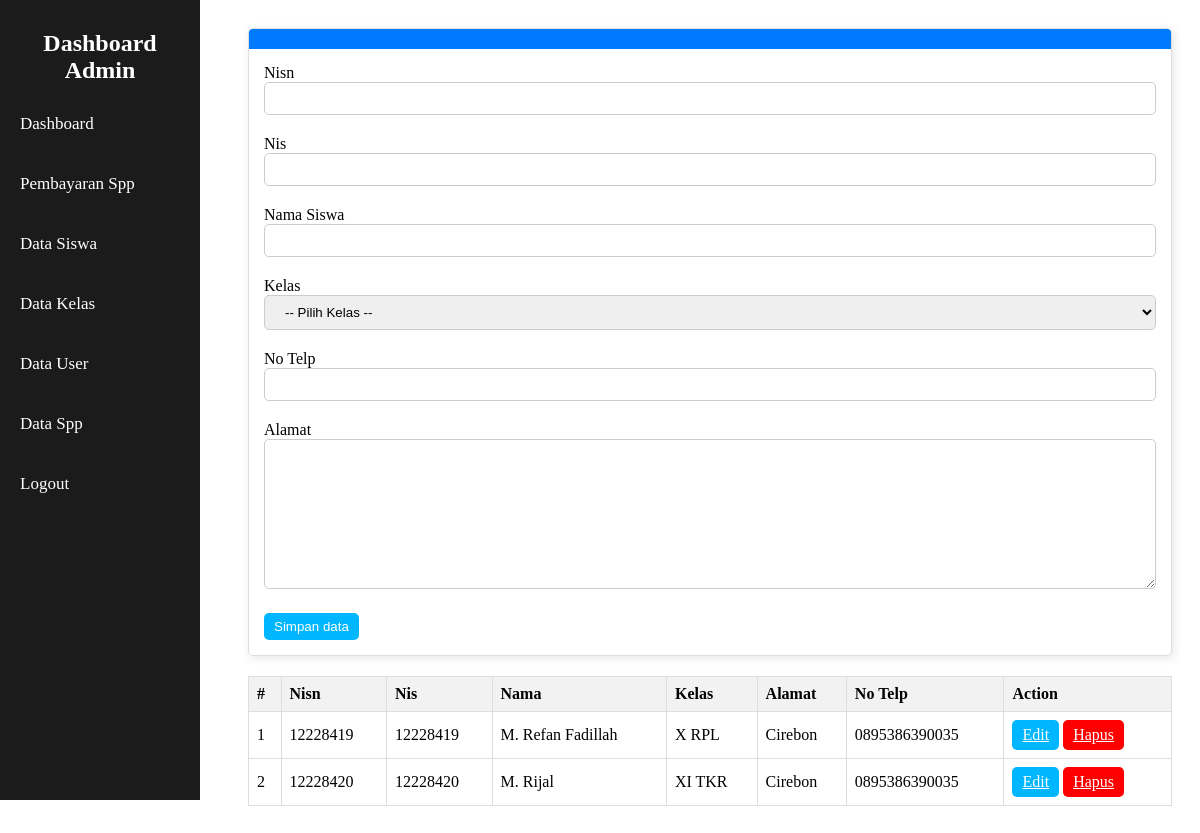
Screenshot of /admin/siswa/index.php with the database file from the repository.
### tables this page shows
CREATE TABLE `siswa` (
  `nisn` varchar(10) NOT NULL,
  `nis` varchar(8) NOT NULL,
  `nama` varchar(255) NOT NULL,
  `id_kelas` int NOT NULL,
  `alamat` text NOT NULL,
  `no_telp` varchar(13) NOT NULL
);

CREATE TABLE `kelas` (
  `id_kelas` int NOT NULL,
  `nama_kelas` varchar(255) NOT NULL,
  `kompetensi_keahlian` varchar(255) NOT NULL
);

### admin/siswa/index.php (the view, shortened to what this page needs)
<?php
include '../../config/db.php';
$nisn = "";
$nis = "";
$nama = "";
$alamat = "";
$no_telp = "";
?>
<!DOCTYPE html>
<html lang="en">
<head>
    <link rel="stylesheet" href="../../asset/css/style.css">
    <link rel="stylesheet" href="../../asset/css/style-index.css">
</head>
<body>
    <div class="sidebar">
    <h2>Dashboard Admin</h2>
        <ul>
        <li><a href="#">Dashboard</a></li>
            <li><a href="../pembayaran/">Pembayaran Spp</a></li>
            <li><a href="index.php">Data Siswa</a></li>
            <li><a href="../kelas/">Data Kelas</a></li>
            <li><a href="../siswa/">Data User</a></li>
            <li><a href="../spp/">Data Spp</a></li>
            <li><a href="#">Logout</a></li>
        </ul>
    </div>
    <div class="content" style="margin-bottom: 50px;">
        <div class="form-input">
            <div class="card">
                <div class="card-header">
                </div>
                <div class="card-body">
                    <form action="" method="post">
                        <div class="form-group">
                            <label for="">Nisn</label>
                            <input type="text" value="<?= $nisn ?>" name= "nisn" class="form-control" required>
                        </div>
                        <div class="form-group">
                            <label for="">Nis</label>
                            <input type="text" value = "<?= $nis ?>" name = "nis" class="form-control" required>
                        </div>
                        <div class="form-group">
                            <label for="">Nama Siswa</label>
                            <input type="text" value = "<?= $nama ?>" name="nama" class="form-control" required>
                        </div>
                        <div class="form-group">
                            <label for="">Kelas</label>
                            <select name="id_kelas" required id="" class="form-control">
                                <option selected disabled>-- Pilih Kelas --</option>
                            </select>
                        </div>
                        <div class="form-group">
                            <label for="">No Telp</label>
                            <input type="text" value= "<?= $no_telp ?>" name = "no_telp" class="form-control" required>
                        </div>
                        <div class="form-group">
                            <label for="">Alamat</label>
                                <textarea name="alamat" style = "height: 150px" name="" id="" class="form-control" required><?= $alamat ?></textarea>
                        </div>
                        <button type="submit" name="simpan" class="btn btn-primary">Simpan data</button>
                    </form>
                </div>
            </div>
        </div>
        <div class="data-siswa">
            <table class="table">
                <thead>
                    <tr>
                        <th>#</th>
                        <th>Nisn</th>
                        <th>Nis</th>
                        <th>Nama</th>
                        <th>Kelas</th>
                        <th>Alamat</th>
                        <th>No Telp</th>
                        <th>Action</th>
                    </tr>
                </thead>
                <tbody>
                    <?php
                    $no = 1;
                    $queryData = $koneksi->prepare("SELECT siswa.*, kelas.nama_kelas, kelas.kompetensi_keahlian AS jurusan FROM siswa JOIN kelas ON siswa.id_kelas = kelas.id_kelas ORDER BY siswa.nisn");
                    $queryData->execute();
                    $resultData = $queryData->get_result();
                    while($row = $resultData->fetch_array()){ ?>
                    <tr>
                        <td><?= $no ++ ?></td>
                        <td><?= $row['nisn'] ?></td>
                        <td><?= $row['nis'] ?></td>
                        <td><?= $row['nama'] ?></td>
                        <td><?= $row['nama_kelas'] ?> <?= $row['jurusan'] ?></td>
                        <td><?= $row['alamat']?></td>
                        <td><?= $row['no_telp'] ?></td>
                        <td>
                            <a href="index.php?option=edit&nisn=<?= $row['nisn'] ?>" class="btn btn-primary">Edit</a>
                            <a href="index.php?option=hapus&nisn=<?= $row['nisn'] ?>" onclick = "return confirm('Apakah anda yakin ingin menghapus data ini?')" class="btn btn-merah">Hapus</a>
                        </td>
                    </tr>
                   <?php } ?>
                </tbody>
            </table>
        </div>
    </div>
</body>
</html>

### asset/css/style.css (style rules this page uses)
* { box-sizing: border-box; }
.form-control { width: 100%; padding: 8px 16px; border: 1px solid #ccc; border-radius: 5px; }
.form-group { margin-bottom: 20px; }
.btn { display: inline-block; padding: 6px 10px; border: none; border-radius: 5px; cursor: pointer; text-align: center; transition: 0.3s; }
.btn-primary { background-color: #00b7ff; color: white; }
.btn-merah { background-color: #ff0000; color: white; }
.card { border: 1px solid #ddd; box-shadow : 2px 2px 10px rgba(0, 0, 0, 0.1); border-radius: 5px; margin-bottom: 20px; overflow: hidden; }
.card-header { background-color: #007bff; color: white; padding: 10px; font-size: 15px; }
.card-body { padding: 15px; }

### asset/css/style-index.css (style rules this page uses)
.sidebar { width: 200px; height: 100vh; background-color: rgb(27, 27, 27); left: 0; top: 0; position: fixed; padding: 10px; }
.sidebar h2 { text-align: center; color: white; }
.sidebar ul { list-style: none; padding: 0; }
.sidebar ul li { margin-bottom: 20px; font-size: 17px; }
.sidebar ul li a { color: white; text-decoration: none; padding: 10px; display: block; border-radius: 5px; }
.content { margin-left: 220px; padding: 20px; }
.table { width: 100%; border-collapse: collapse; }
.table th, .table td { border: 1px solid #ddd; padding: 8px; }
.table th { text-align: left; background-color: #f2f2f2; }

### rows the page displays
siswa: nisn "12228419", nis "12228419", nama "M. Refan Fadillah", id_kelas.nama_kelas "X", id_kelas.kompetensi_keahlian "RPL", alamat "Cirebon", no_telp "0895386390035"
siswa: nisn "12228420", nis "12228420", nama "M. Rijal", id_kelas.nama_kelas "XI", id_kelas.kompetensi_keahlian "TKR", alamat "Cirebon", no_telp "0895386390035"
